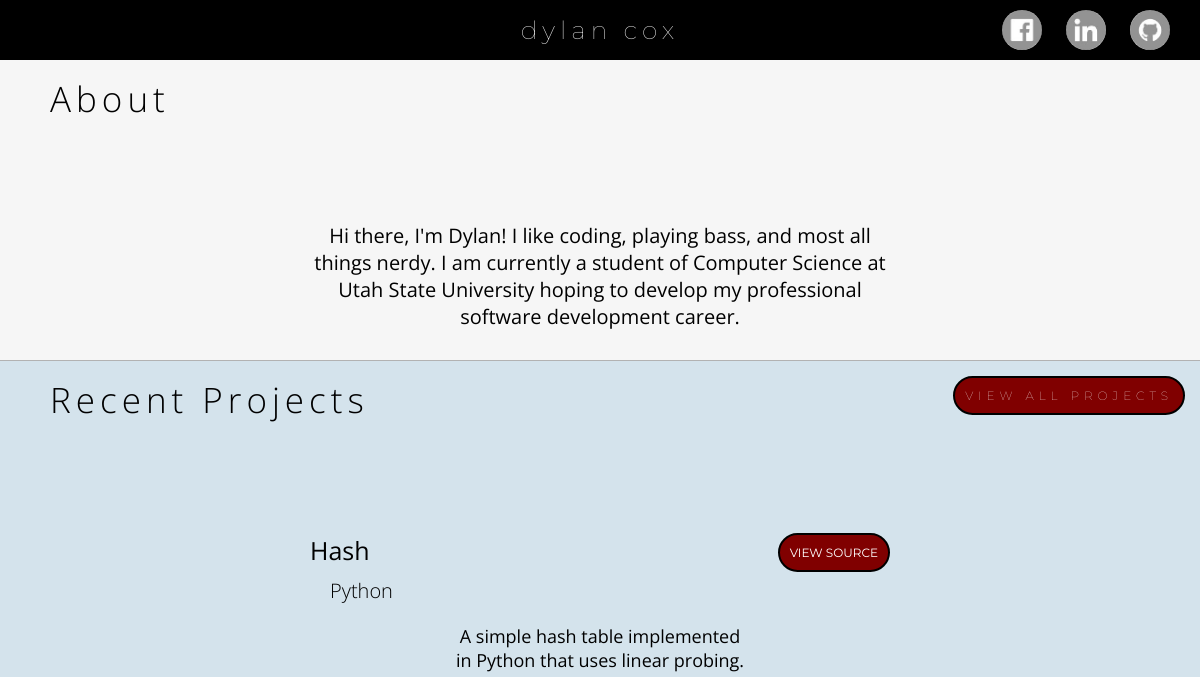
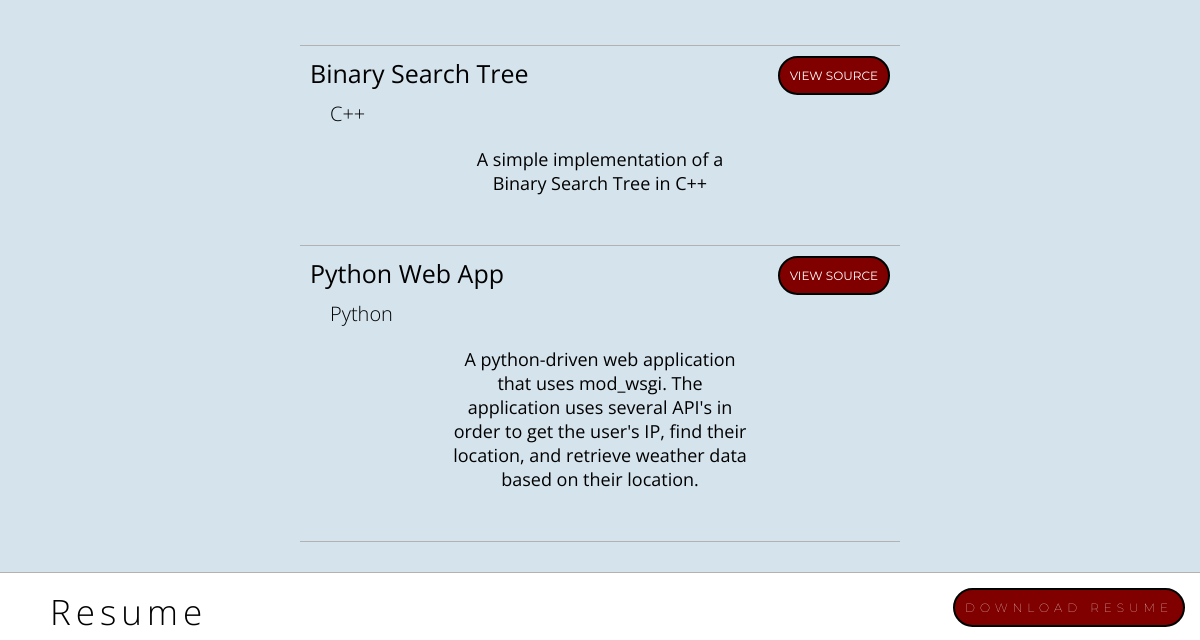
/ (upper part), run on an earlier commit of the app's database (2 pictures, top to bottom).
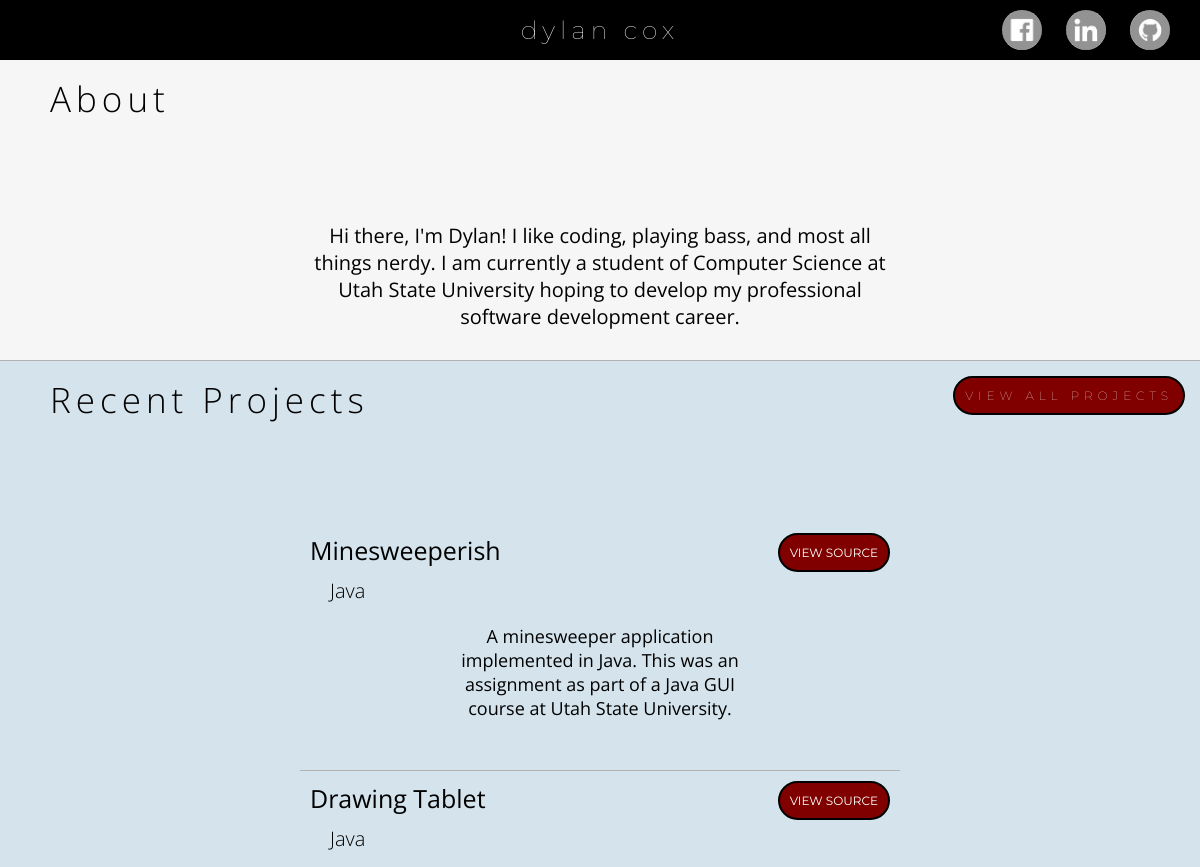
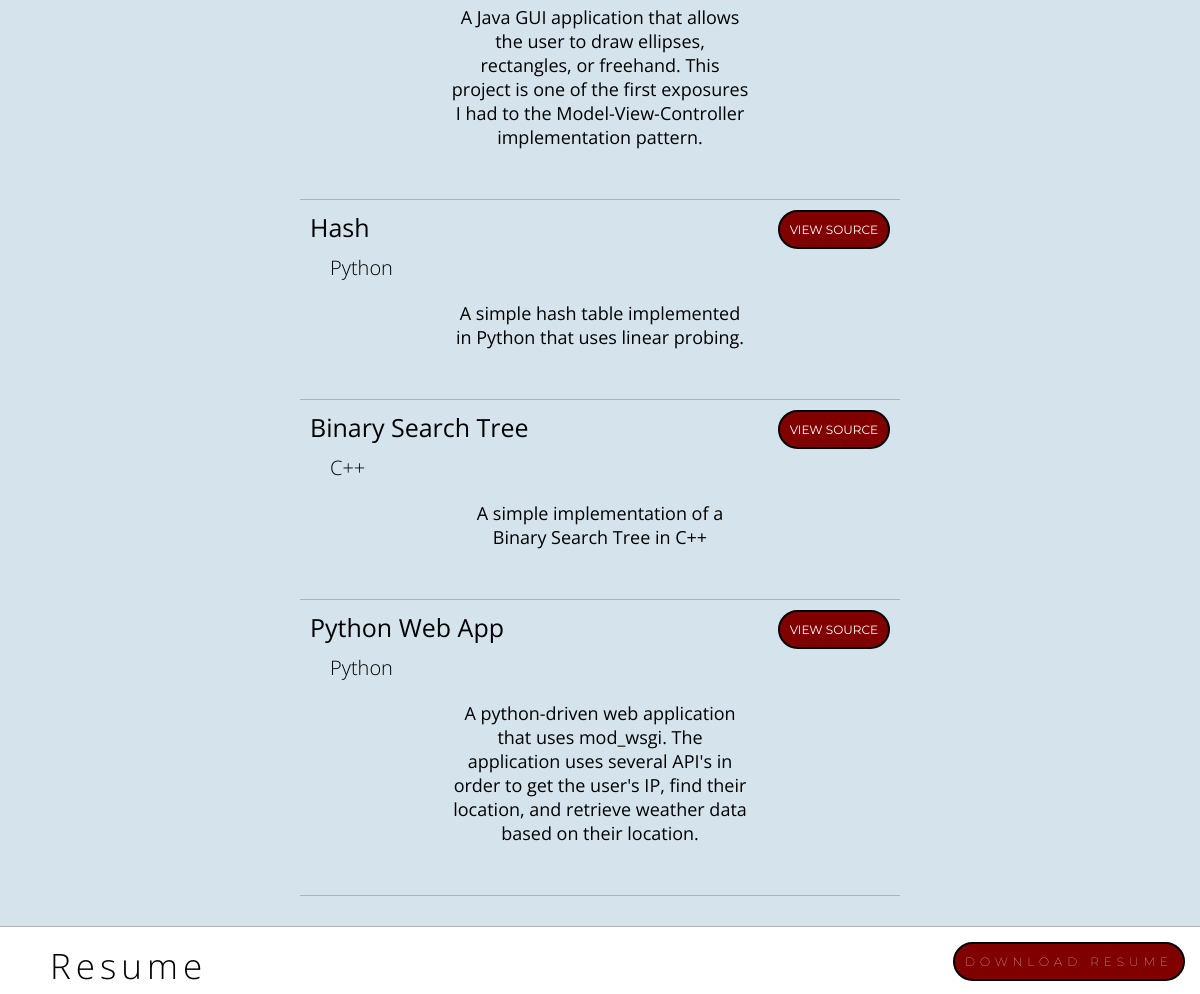
And on a later commit of the database (2 pictures, top to bottom).
### portfolio/models.py (models this page shows, shortened)
class project(models.Model):
    name = models.CharField(max_length=255)
    language = models.CharField(max_length=255)
    description = models.TextField()
    git_link = models.CharField(max_length=255)
    pub_date = models.DateTimeField()

### portfolio/views.py (the view)
# urls.py: url(r'^$', views.index),
def index(request):
    newest_projects = project.objects.order_by('-pub_date')[:5]
    context = {'newest_projects' : newest_projects}
    return render(request, 'portfolio/index.html', context)

### portfolio/templates/portfolio/index.html (shortened to what this page needs)
<!DOCTYPE html>
{% load staticfiles %}
<html>
    <head profile="https://cs2610-dylancox.c9users.io/profile">
        <link rel="stylesheet" type="text/css" href="{% static 'portfolio/style.css' %}" />
    </head>
    <body>
        <div id="toolbar">
            <a class = "home-link" href="/" title = "Home">dylan cox</a>
        </div>
        <div id="social-wrapper">
            <ul id="social">
                <li class="facebook">
                    <a href="https://www.facebook.com/dylan.cox.5209" title="Let's be friends" target="_blank">
                        <img src="{% static 'portfolio/images/fb_gray.png' %}" id="fb_icon" onmouseover="hover(this);" onmouseout="unhover(this);">
                    </a>
                </li>
                <li class="linkedin">
                    <a href="https://www.linkedin.com/in/dylan-cox-9625645b/" title="Let's work together" target="_blank">
                        <img src="{% static 'portfolio/images/in_gray.png' %}" id="in_icon" onmouseover="hover(this);" onmouseout="unhover(this);">
                    </a>
                </li>
                <li class="github">
                    <a href="https://github.com/Borfhead" title="Let's collaborate" target="_blank">
                        <img src="{% static 'portfolio/images/gh_gray.png' %}" id="gh_icon" onmouseover="hover(this);" onmouseout="unhover(this);">
                    </a>
                </li>
            </div>
        <div id="about" class="top_of_page bottom_border">
            <div class = "title">About</div>
            <div class = "content_wrapper">
                Hi there, I'm Dylan!  I like coding, playing bass, and most all things nerdy.  I am currently a student of Computer Science at
                Utah State University hoping to develop my professional software development career.
            </div>
        </div>
        <div id="recent-projects" class="bottom_border">
            <div class = "title">Recent Projects <a class = "btn" href="/projects">View All Projects</a></div>
                <div class = "content_wrapper">
                {% for project in newest_projects %}
                    <div class = "bottom_border">
                        <div class = "project_title">{{project.name}} <a class="btn" href={{project.git_link}} target="_blank">View Source</a></div>
                        <div class = "sub_title">{{project.language}}</div>
                        <div class = "project_description"> {{project.description}}</div>
                    </div>
                {% endfor %}
                </div>
        </div>
        <div id = "resume" class="bottom_border">
            <div class = "title">Resume <a class="btn" href="{{ MEDIA_URL}}/media/Resume/Resume.pdf" target="_blank">Download Resume</a></div>
        </div>
    </body>
</html>

What changed in the data, as far as the page shows it:
added project: name "Minesweeperish", language "Java", description "A minesweeper application implemented in Java. This was an assignment as part of a Java GUI course at Utah State University."
added project: name "Drawing Tablet", language "Java", description "A Java GUI application that allows the user to draw ellipses, rectangles, or freehand. This project is one of the first exposures I had to the Model-View-Controller implementation pattern."
